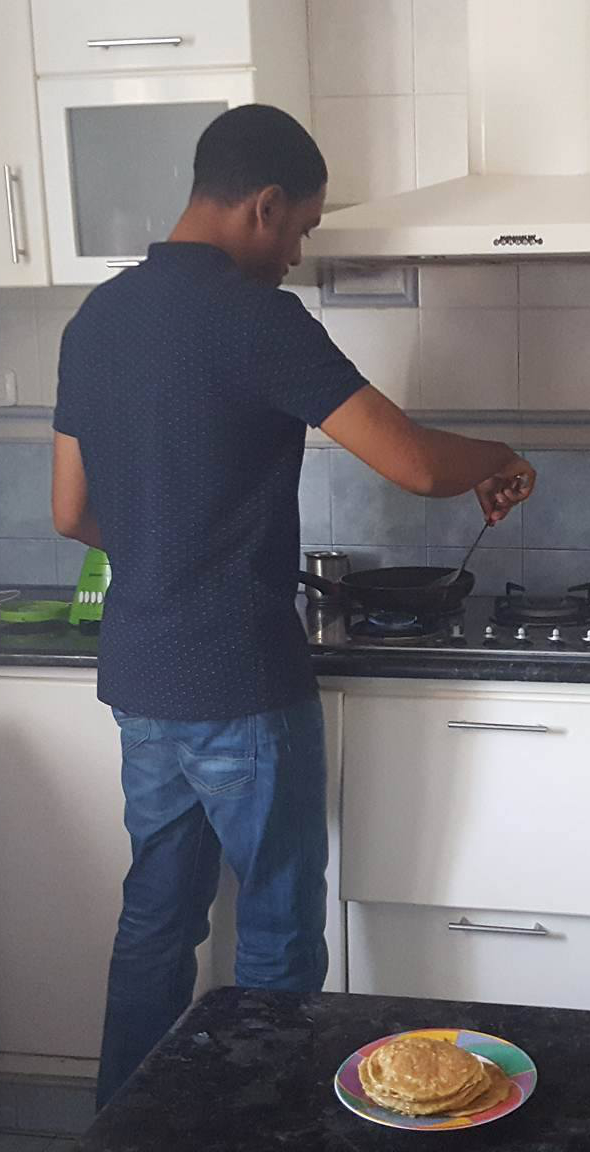
#> input picture image.jpg, 590 x 1152 px
$ python opencv_image_operation.py
#> lines starting #> are read from the running program, lines starting #| are printed output that depends on the picture
import cv2
import numpy as np

img = cv2.imread("image.jpg", cv2.IMREAD_COLOR)
#> img is the input picture: shape (1152, 590, 3); mean B, G, R 117.2, 112.8, 115.3
img = cv2.resize(img, (0, 0), fx=0.5, fy=0.5)
#> img: shape (576, 295, 3)

pancake = img[518:559, 179:255]
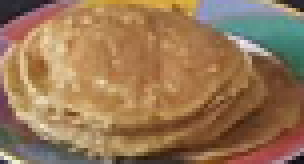
#> pancake: shape (41, 76, 3) (shown 4 times larger); mean B, G, R 85.8, 118.7, 151.9

img[0:41, 0:76] = pancake
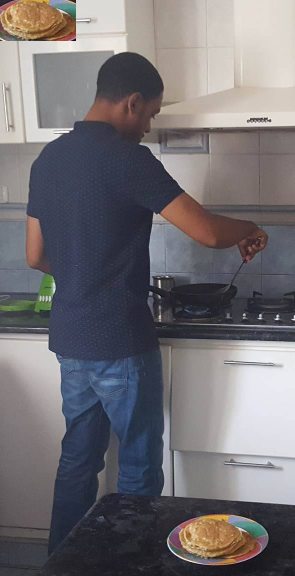
#> img: shape (576, 295, 3); mean B, G, R 115.2, 111.3, 114.4

cv2.imshow('image', img)

cv2.waitKey(0)
cv2.destroyAllWindows()
